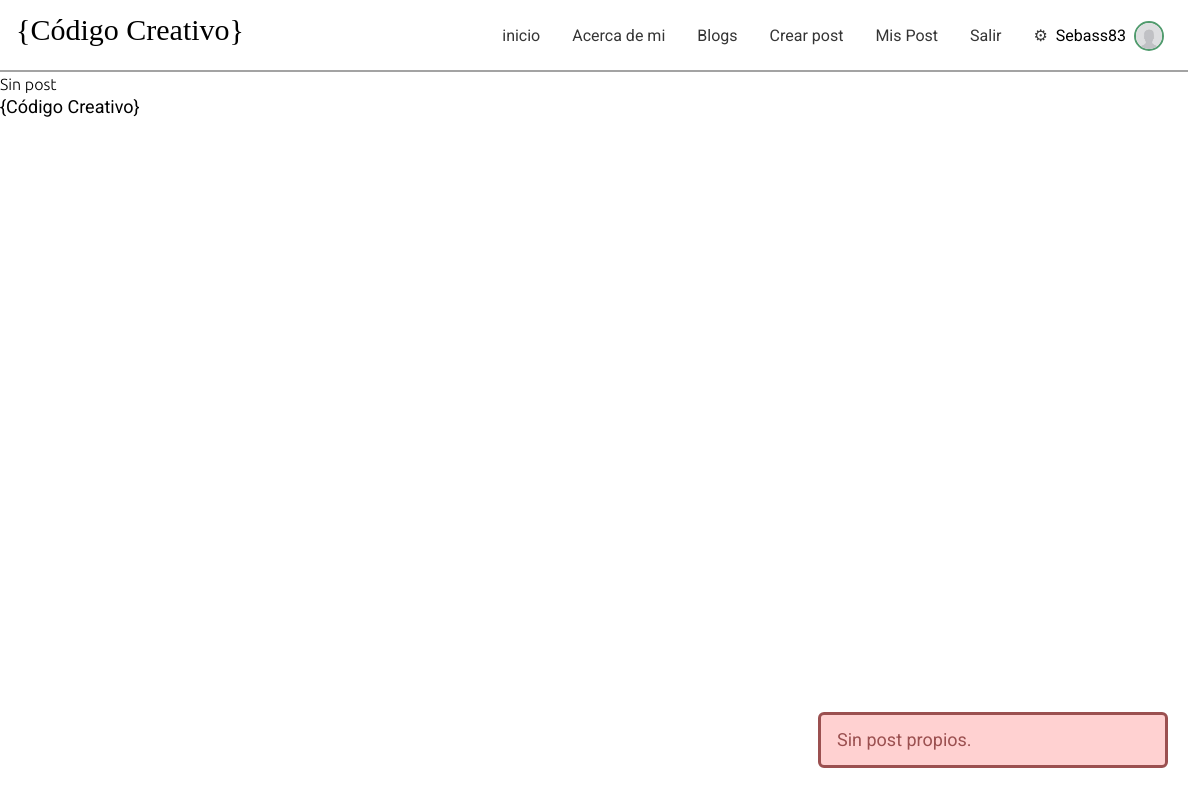
The page /mis-post/ (signed in) on the database as committed earlier.
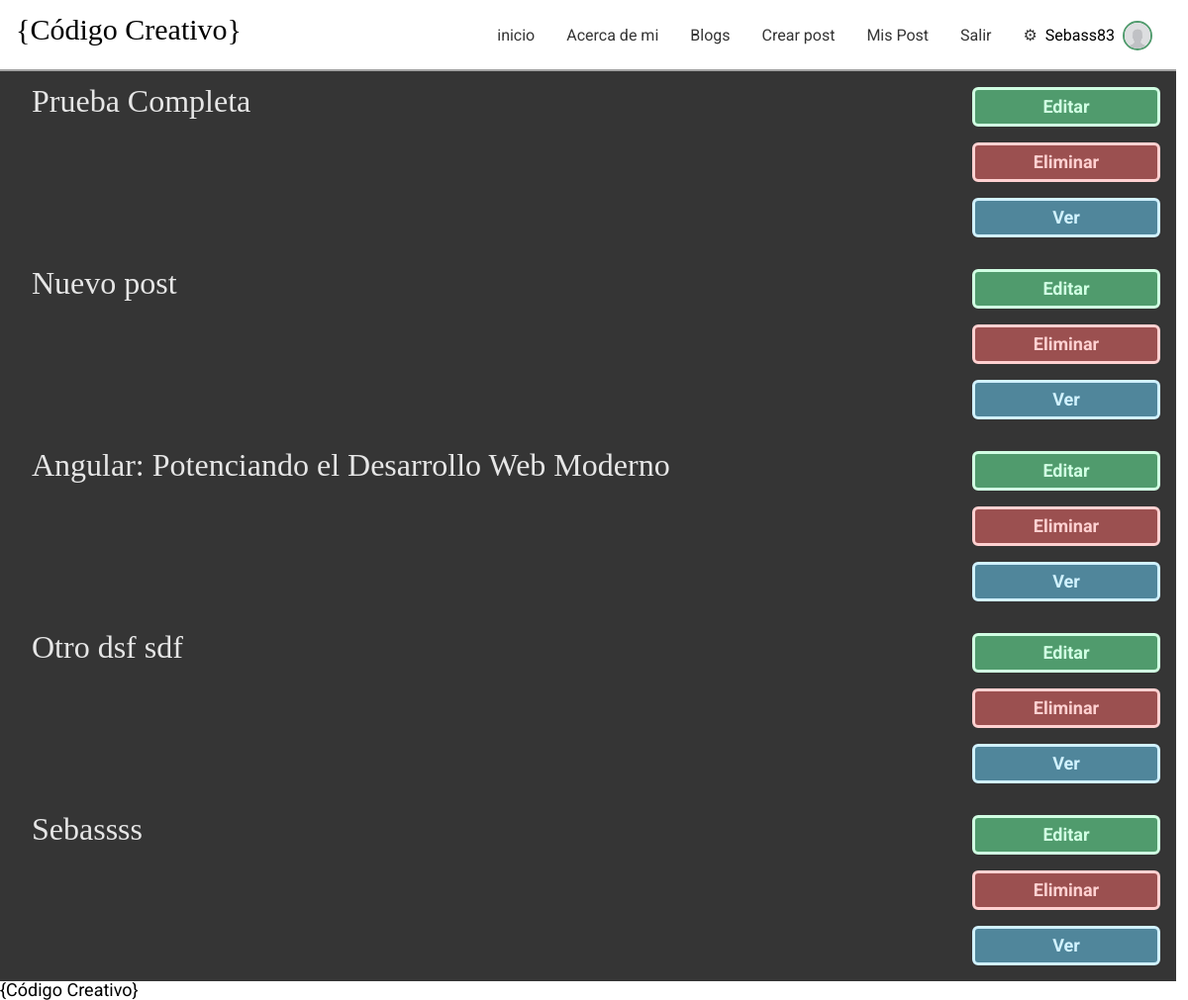
The same page on the database as committed later.
### CodigoCreativoApp/models.py (models this page shows, shortened)
class Blog(models.Model):
    title = models.CharField(max_length=200)
    subtitle = models.CharField(max_length=100, blank=True)
    description = models.CharField(max_length=400)
    entryDate = models.DateField(auto_now_add=True)
    author = models.ForeignKey(User,on_delete=models.CASCADE,default=None)
    imagen = models.ImageField(upload_to='post_image',default=None)
    body =  RichTextField(default=None)

### CodigoCreativoApp/views.py (the view)
# urls.py: path("mis-post/", misPosts, name="misPosts"),
def misPosts(request):
    data = Blog.objects.filter(author=request.user)
    if request.method == "GET":
        if data:
            return render(request, "mis-post.html", {"data": data})
        else:
            return render(request, "mis-post.html", {"error": "Sin post propios."})

### templates/mis-post.html (shortened to what this page needs)
{% extends "base.html" %} {% load static %} {% block main %}
{% if data %}
<div class="posts-list">
  {% for post in data %}
  <div class="post-item">
    <div class="resumen">
      <h1>{{post.title}}</h1>
    </div>
    <div class="action">
      <a href="{% url 'editarPost' id=post.id %}" class="primary">Editar</a>
      <a href="" class="secondary">Eliminar</a>
      <a href="{% url 'getPost' id=post.id %}" class="ver">Ver</a>
    </div>
  </div>
  {% endfor %}
</div>
{% else %}
<p>Sin post</p>
{% endif %} {% endblock %}

### templates/base.html (shortened to what this page needs)
<!DOCTYPE html>
<html lang="es">
  <head>
    {% if error or message %}
<div class="error-message">
    {% if error %}
      <div class="error">{{error}}</div>
    {% endif %}
</div>
{% endif %}
    {% load static %}
    <link rel="stylesheet" href="{% static './style.css' %}" />
  </head>
  <body>
    <nav>
      <div><h1>{Código Creativo}</h1></div>
      <div>
        <ul>
          <li><a href="{% url 'inicio' %}">inicio</a></li>
          <li><a href="">Acerca de mi</a></li>
          <li><a href="{% url 'allPosts' %}">Blogs</a></li>
          {% if user.is_authenticated %}
          <li><a href="{% url 'crearBlog' %}">Crear post</a></li>
          <li><a href="{% url 'misPosts' %}">Mis Post</a></li>
          <li><a href="{% url 'Logout' %}">Salir</a></li>
          <li class="menu-usuario">
            <a href="{% url 'EditarPerfil' %}">⚙</a>
            <div>{{user.username}}</div>
            {% with avatar=user.avatar_set.first %}
              {% if avatar %}
                <img src="{{avatar.imagen.url}}" alt="" />
              {% else %}
                <img class="editable" src="{% static 'img/default-avatar.jpg' %}" alt="" />
              {% endif %}
            {% endwith %}
          </li>
          {% else %}
          <li><a href="{% url 'Registrame' %}">Registrarme</a></li>
          <li><a href="{% url 'Login' %}">Iniciar Sesión</a></li>
          {% endif %}
        </ul>
      </div>
    </nav>
    <main>
        {% block main %} {% endblock %}
    </main>
    <footer>
      <div>{Código Creativo}</div>
    </footer>
  </body>
</html>

Rows that differ between the two databases and show on the page:
now on this page (row edited): Blog: title "Prueba Completa"
added Blog: title "Nuevo post"
added Blog: title "Angular: Potenciando el Desarrollo Web Moderno"
added Blog: title "Otro dsf sdf"
added Blog: title "Sebassss"
Other text that changed with them:
{{ error }}: "Sin post propios." → (not shown)
text no longer shown: "Sin post"
